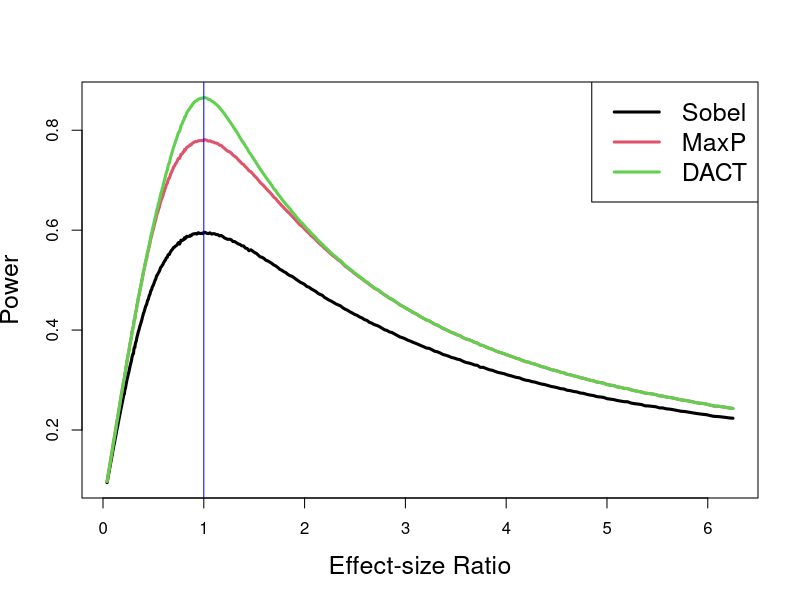

Write R code to recreate this figure.
dat = read.csv("./powerCurves.csv")
head(dat)
x = dat[,2]
powerout = dat[,3:5]
pdf("powerCurves.pdf")
matplot(x,powerout,type="l",lty=1,col = 1:3,lwd=3,ylab="Power", xlab="Effect-size Ratio" ,cex.lab=1.5)#plot
abline(v=1,col="blue")
legend("topright", legend = c("Sobel","MaxP","DACT"),col=1:3,cex=1.5,lwd=3) # optional legend
dev.off()